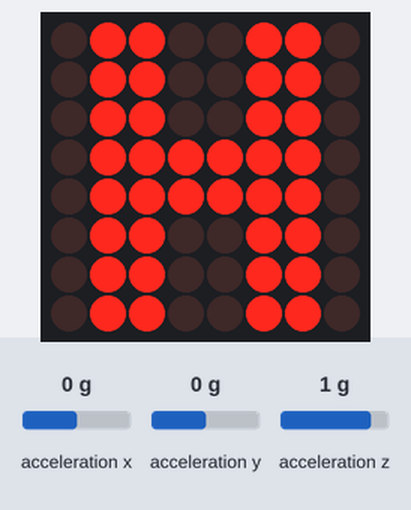
A sketch run on a simulated Arduino Uno, built with avr-gcc and run on an emulated ATmega328P. Shown: 8×8 LED matrix. Inputs (shaded band) come from the test bench; at power-on: acceleration x 0 g, acceleration z 1 g, acceleration y 0 g.

Above: at 1.2 s.
1.3 s: acceleration x set to -1.4 g
At 2.4 s:
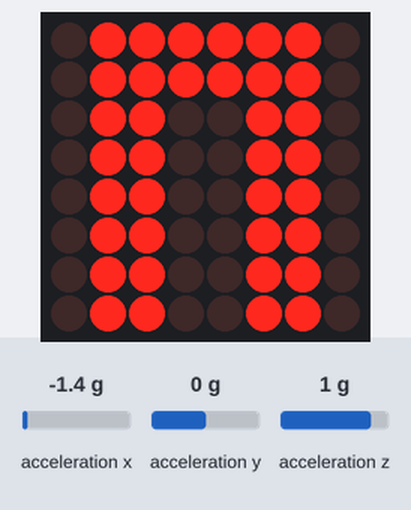
2.8 s: acceleration z set to -1.4 g
At 3.7 s:
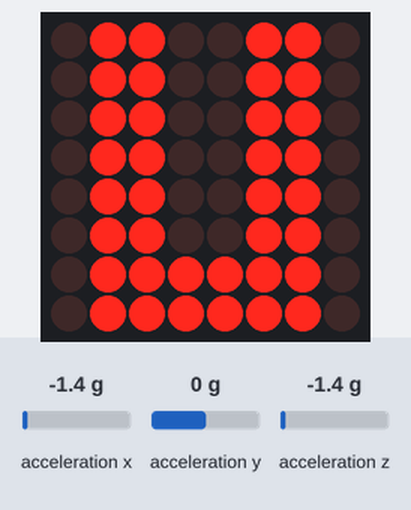
4.3 s: acceleration x set to -0.8 g
At 4.6 s:
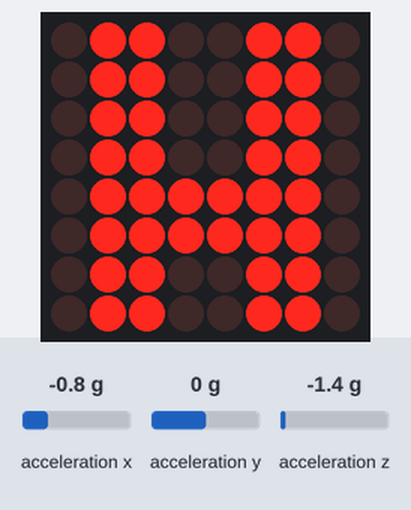
5.8 s: acceleration z set to 1.4 g
At 7.0 s:
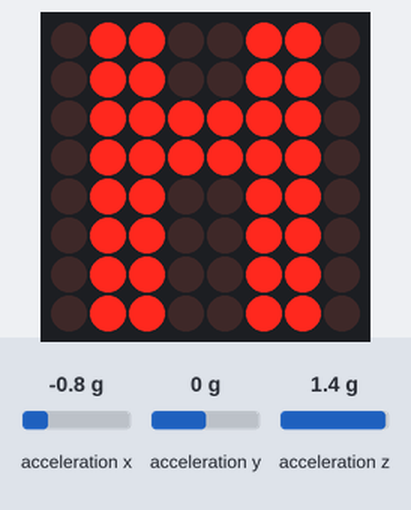
7.3 s: acceleration z set to -0.1 g
At 8.3 s:
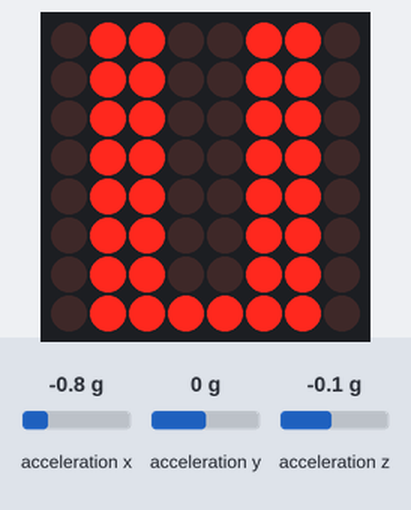
8.8 s: acceleration x set to 0 g
At 9.3 s:
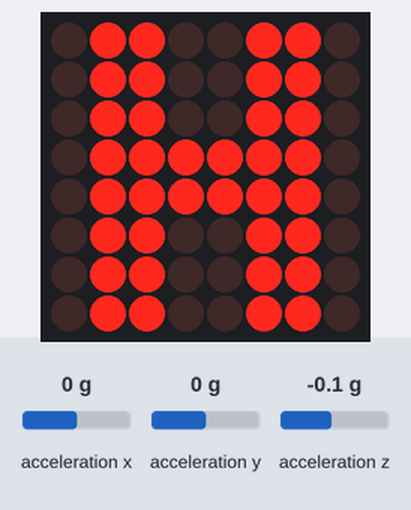
Timing chart, 0 to 11.3 s (numbered marks = the images above; inputs shaded):
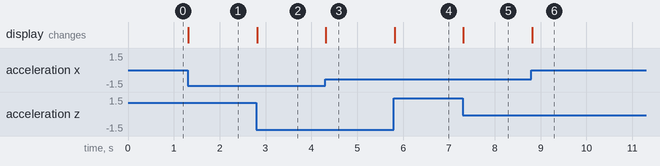

The sketch:

Practica_6.ino
```cpp
/*
 * Fundacion Kinal
 * centro educativo laboral kinal
 * Electronica
 * Quinto
 * A
 * taller de electronica digital reparacion en computadoras
 * javier ricardo vivar sanchez
 * 2019585
 * Acelerometro
 */

// Librerias a usar
#include <Wire.h>
#include <SPI.h>
#include <SparkFun_ADXL345.h>
#include <LedControl.h>

//Directivas
#define ancho_matriz 8
#define alto_matriz 8
#define DATO_PIN 12
#define CLK_PIN 11
#define CS_PIN 10

//Variables
float xg,yg,zg;
float soh;
float tilt;
float angle;
// Animaciones
const byte derecha5[8] = {
B00000000,
B11111111,
B11111111,
B00000001,
B00000001,
B11111111,
B11111111,
B00000000
};

const byte derecha4[8] = {
B00000000,
B11111111,
B11111111,
B00000011,
B00000011,
B11111111,
B11111111,
B00000000
};

const byte derecha3[8] = {
B00000000,
B11111111,
B11111111,
B00000110,
B00000110,
B11111111,
B11111111,
B00000000
};

const byte derecha2[8] = {
B00000000,
B11111111,
B11111111,
B00001100,
B00001100,
B11111111,
B11111111,
B00000000
  };

const byte derecha1[8] = {
B00000000,
B11111111,
B11111111,
B00001000,
B00001000,
B11111111,
B11111111,
B00000000
  };

const byte centrado[8] = {
B00000000,
B11111111,
B11111111,
B00011000,
B00011000,
B11111111,
B11111111,
B00000000};

const byte izquierda1[8] = {
B00000000,
B11111111,
B11111111,
B00010000,
B00010000,
B11111111,
B11111111,
B00000000};

const byte izquierda2[8] = {
B00000000,
B11111111,
B11111111,
B00110000,
B00110000,
B11111111,
B11111111,
B00000000
};

const byte izquierda3[8] = {
B00000000,
B11111111,
B11111111,
B01100000,
B01100000,
B11111111,
B11111111,
B00000000
};

const byte izquierda4[8] = {
B00000000,
B11111111,
B11111111,
B11000000,
B11000000,
B11111111,
B11111111,
B00000000
};

const byte izquierda5[8] = {
B00000000,
B11111111,
B11111111,
100000000,
B10000000,
B11111111,
B11111111,
B00000000
};

//Constructores
LedControl MatrisLed = LedControl(DATO_PIN,CLK_PIN,CS_PIN,1);
ADXL345 NIVEL = ADXL345();
void setup() {
   Serial.begin(9600);
   MatrisLed.shutdown(0,false);
   MatrisLed.setIntensity(0,15);
   MatrisLed.clearDisplay(0);
   NIVEL.powerOn();
   NIVEL.setRangeSetting(8);

}

void loop() {
   nivelacion();
   animacion();
}

void nivelacion(){
  int sumax = 0;
  int x, y, z;
  NIVEL.readAccel(&x, &y, &z);
     xg = x*0.0039;
     yg = y*0.0039;
     zg = z*0.0039;
     soh = xg/zg;
     tilt = atan(soh)*57.296;
}
void animacion(){
  if(tilt >= -5 && tilt <= 5){  //centro
   for (int i = alto_matriz; i > 0; i--) {
    MatrisLed.setColumn(0, i, centrado[i]);
      }
  }

  if((tilt > 5) && (tilt <= 15 )){
   for (int i = alto_matriz; i > 0; i--) {
    MatrisLed.setColumn(0, i, derecha1[i]);
      }
  }

  if((tilt > 15) && (tilt <= 30 )){
   for (int i = alto_matriz; i > 0; i--) {
    MatrisLed.setColumn(0, i, derecha2[i]);
      }
  }

  if((tilt > 30) && (tilt <= 45 )){
   for (int i = alto_matriz; i > 0; i--) {
    MatrisLed.setColumn(0, i, derecha3[i]);
      }
  }

  if((tilt > 45) && (tilt <= 60 )){
   for (int i = alto_matriz; i > 0; i--) {
    MatrisLed.setColumn(0, i, derecha4[i]);
      }
  }
  if((tilt > 60) && (tilt <= 90 )){
   for (int i = alto_matriz; i > 0; i--) {
    MatrisLed.setColumn(0, i, derecha5[i]);
      }
  }
    if((tilt < -60) && ( tilt >= -90) ){
    for (int i = alto_matriz; i > 0; i--) {
    MatrisLed.setColumn(0, i,derecha5[i]);
      }
  }
  if((tilt < -45) && (tilt >= -60 )){
    for (int i = alto_matriz; i > 0; i--) {
    MatrisLed.setColumn(0, i,izquierda4[i]);
      }
  }
    if((tilt < -30) && (tilt >= -45 )){
    for (int i = alto_matriz; i > 0; i--) {
    MatrisLed.setColumn(0, i,izquierda3[i]);
      }
  }
    if((tilt < -15) && (tilt >= -30 )){
   for (int i = alto_matriz; i > 0; i--) {
    MatrisLed.setColumn(0, i,izquierda2[i]);
      }
  }
    if((tilt < -5) && (tilt >= -15 )){
   for (int i = alto_matriz; i > 0; i--) {
    MatrisLed.setColumn(0, i, izquierda1[i]);
      }
  }
  }
```

Measured:
- after the input at 1.3 s, the display: changes at once (image 1)
- after the input at 2.8 s, the display: changes at once (image 2)
- after the input at 4.3 s, the display: changes at once (image 3)
- after the input at 5.8 s, the display: changes at once (image 4)
- after the input at 7.3 s, the display: changes at once (image 5)
- after the input at 8.8 s, the display: changes at once (image 6)
